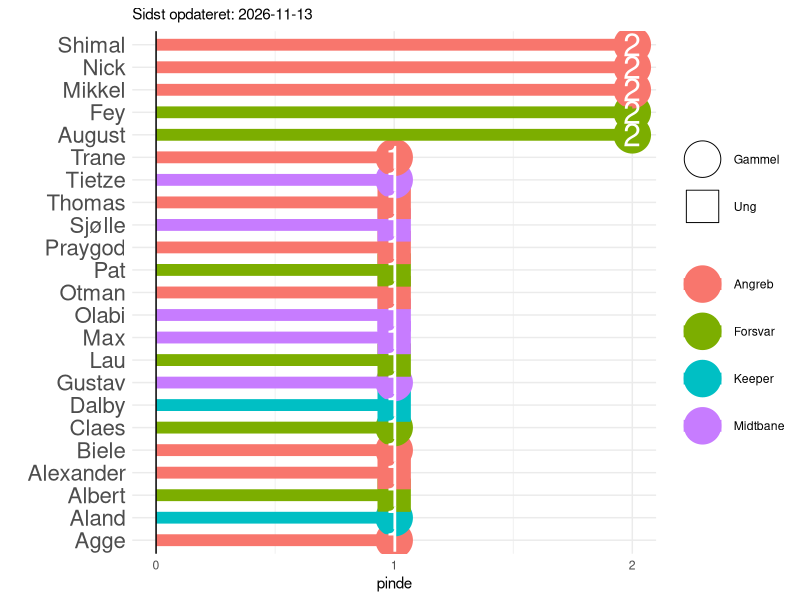
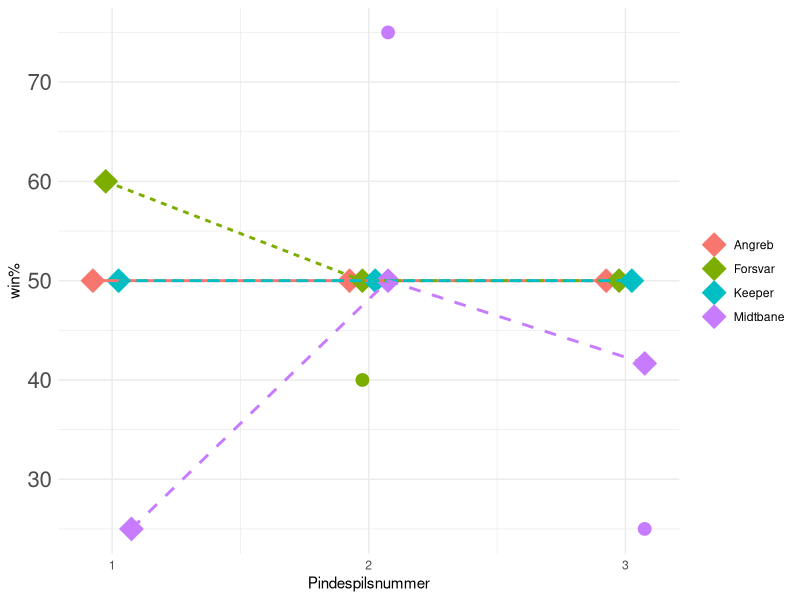

Source code (R) for these figures, in order: (Note: this script raises an error after producing the figures.)
library(tidyr)
library(dplyr)
library(purrr)
library(ggplot2)
library(forcats)
library(knitr)

sti_billeder <- "C:/Users/augus/Desktop/pindespil/Jelly/pindespil1908.github.io/assets/img/"

opdateret <- Sys.Date()

data <- tribble(
  ~spiller, ~alder, ~position, 
  
  "Dalby",      "Ung",         "Keeper",
  "Aland",      "Gammel",      "Keeper",
  "KC",         "Gammel",      "Keeper",
  "Konrad",     "Ung",         "Keeper",
  
  "Jogge",      "Gammel",      "Forsvar",
  "Kav",        "Gammel",      "Forsvar",
  "Claes",      "Gammel",      "Forsvar",
  "Lau",        "Ung",         "Forsvar",
  "Fey",        "Gammel",      "Forsvar",
  "August",     "Gammel",      "Forsvar",
  "Pat",        "Ung",         "Forsvar",
  "Albert",     "Ung",         "Forsvar",
  
  "Gustav",     "Gammel",      "Midtbane",
  "Max",        "Ung",         "Midtbane",
  "Tietze",     "Gammel",      "Midtbane",
  "Sjølle",     "Ung",         "Midtbane",
  "Olabi",      "Ung",         "Midtbane",
  
  "Praygod",    "Ung",         "Angreb",
  "Otman",      "Ung",         "Angreb",
  "Thomas",     "Ung",         "Angreb",
  "Alexander",  "Ung",         "Angreb",
  "Nick",       "Gammel",      "Angreb",
  "Haris",      "Ung",         "Angreb",
  "Agge",       "Gammel",      "Angreb",
  "Shimal",     "Gammel",      "Angreb",
  "Biele",      "Gammel",      "Angreb",
  "Mikkel",     "Gammel",      "Angreb",
  "Trane",      "Gammel",      "Angreb"
)

pinde <- tribble(
  ~id, ~dato, ~spiltype, ~trøjer, ~joker, 
  ~vindere, 
  ~tabere,
  
  1, "2025-01-21", "Interval", 1, 0, 
  c("August", "Pat", "Nick", "Mikkel", "Biele", "Max", "Aland", "Thomas", "Trane", "Albert", NA),
  c("Lau", "Fey", "Gustav", "Sjølle", "Alexander", "Agge", "Shimal", "Praygod", "Otman", "Olabi", "Dalby"),
  
  2, "2025-01-21", "Skud", 0, 0, 
  c("Lau", "Fey", "Gustav", "Sjølle", "Alexander", "Agge", "Shimal", "Praygod", "Otman", "Olabi", "Dalby"),
  c("August", "Pat", "Nick", "Mikkel", "Biele", "Max", "Aland", "Thomas", "Trane", "Albert", NA),
  
  3, "2025-01-23", "Interval", 0, 0, 
  c( "August", "Fey", "Shimal", "Nick", "Tietze", "Claes", "Mikkel", NA, NA),
  c("Lau", "Pat", "Albert", "Max", "Sjølle", "Olabi", "Praygod", "Otman", "Thomas")
)

###
# HUSK AT OPDATERE PLOTS.RMD OGSÅ!
##



funktion <- function(input) {
  pinde <- pinde %>% 
    unnest(cols = c(vindere, tabere)) %>% 
    mutate(dato = as.Date(dato, tryFormats = c("%Y-%m-%d")))
  
  forkert <- c(setdiff(pinde$tabere, data$spiller), setdiff(pinde$vindere, data$spiller)) %>% na.omit
  
  if (length(forkert) > 0) {
    stop("idiot")
  } else {
    message("godt")
  }
  pinde
}

pinde <- funktion(pinde)

png(filename = paste0(sti_billeder, "pinde_spiller.png"), width = 1000, height = 1200)
pinde %>% 
  filter(!is.na(vindere)) %>% 
  group_by(vindere) %>% 
  summarise(pinde = n()) %>% 
  left_join(data, by = c("vindere"="spiller")) %>% 
  arrange(desc(pinde)) %>% 
  ggplot(aes(fct_reorder(vindere, pinde), pinde))+ 
  geom_point(aes(shape = alder, fill = position, color=position), size =12)+
  geom_segment(aes(x = fct_reorder(vindere, pinde), xend = fct_reorder(vindere, pinde),
                   y = 0, yend = pinde, color = position),
               lwd = 4) +
  geom_text(aes(label = pinde), color = "white", size = 8) +
  scale_shape_manual(values = c(21, 22), name = " ") +
  geom_hline(yintercept = 0) +
  coord_flip() +  
  theme_minimal() + 
  scale_x_discrete(name = "")+
  scale_y_continuous(breaks = seq(0,2))+
  theme(legend.title = element_blank(),
        axis.text.y = element_text(size = 16)) +
  labs(subtitle= paste0("Sidst opdateret: ", opdateret))
dev.off()

# posistions graf
png(filename = paste0(sti_billeder, "position_graf.png"), width = 1200, height = 1000)
pinde %>%
  pivot_longer(cols = c(vindere, tabere),
               names_to = "source",  # A temporary column for identifying col1/col2
               values_to = "spiller") %>%
  mutate(pind = ifelse(source == "vindere", "sejre", "tabte")) %>%  # Assign 1 if from col1, 0 if from col2
  select(-source)  %>%
  left_join(data, by = c("spiller"="spiller")) %>%
  filter(!is.na(spiller)) %>%
  group_by(id, position, pind) %>%
  summarise(vundne = n()) %>%
  rbind(data.frame(id = c(3, 3),
                   position = c("Keeper", "Keeper"),
                   pind = c("sejre", "tabte"),
                   vundne = c(1,1))) %>%
  pivot_wider(names_from = pind,
              values_from = vundne, values_fill = list(vundne = 0)) %>%
  mutate(gennemsnit = sejre/(tabte+sejre)*100) %>%
  ungroup() %>%
  group_by(position) %>%
  mutate(gnm = cumsum(sejre)/(cumsum(tabte)+cumsum(sejre))*100) %>%
  ungroup() %>%
  arrange(as.numeric(id), position) %>%
  ggplot(aes(id, gennemsnit, color = position, fill = position)) +
  geom_point(size = 4, position = position_dodge(width = 0.2)) +
  geom_point(aes(y = gnm, group = position), shape = 23, size = 6, na.rm = TRUE, position = position_dodge(width = 0.2)) +
  geom_line(aes(y = gnm, group = position, linetype = position),size = 1, na.rm = TRUE, position = position_dodge(width = 0.2)) +
  theme_minimal()+
  scale_x_continuous(breaks = c(1,2,3)) +
  labs(
    x = "Pindespilsnummer",  # Custom x-axis label
    y = "win%"  # Custom plot title
  ) +
  theme(legend.title = element_blank(),
        axis.text.y = element_text(size = 16))


#+
  # geom_segment(aes(
  #   x = dodge,  # Adjust x to align with dodge
  #   xend = dodge,  # Adjust xend to align with dodge
  #   y = gennemsnit,
  #   yend = gnm,
  #   group = position),
  #   arrow = arrow(length = unit(0.15, "cm")),
  #   size= 0.3,
  #   data = ~.x %>% filter(abs(gennemsnit - gnm) > 5), # Add a threshold for arrow drawing
  #   position = position_dodge(width = 0.2),
  #   na.rm = TRUE)
dev.off()


ggplot(aes(x = as.numeric(pindespil_id), y = gennemsnit, color = position)) +
  geom_point(size = 3, position = position_dodge(width = 0.2)) +
  geom_point(aes(y = gnm, group = position), shape = 0, size = 0, na.rm = TRUE, position = position_dodge(width = 0.2)) +
  geom_smooth(aes(y = gnm, group = position, fill = position), method = "loess", se = F, na.rm = TRUE,
              alpha = 0.2, position = position_dodge(width = 0.2)) +
  theme_minimal() + theme(legend.position = "bottom")
#
test2 %>% 
  filter(!is.na(position)) %>% 
  group_by(pindespil_id, position, udfald) %>%
  summarise(vundne = n(), .groups = "drop") %>%
  rbind(data.frame(pindespil_id = c("8", "8"), 
                   position = c("keeper", "keeper"), 
                   udfald = c("tabende_hold", "vindende_hold"),
                   vundne = c(0,0))) %>%
  pivot_wider(names_from = udfald,
              values_from = vundne, values_fill = list(vundne = 0)) %>% 
  mutate(gennemsnit = vindende_hold/(tabende_hold+vindende_hold)*100) %>% 
  ungroup() %>%
  group_by(position) %>% 
  mutate(gnm = cumsum(vindende_hold)/(cumsum(tabende_hold)+cumsum(vindende_hold))*100) %>% 
  ungroup() %>% 
  arrange(as.numeric(pindespil_id))
